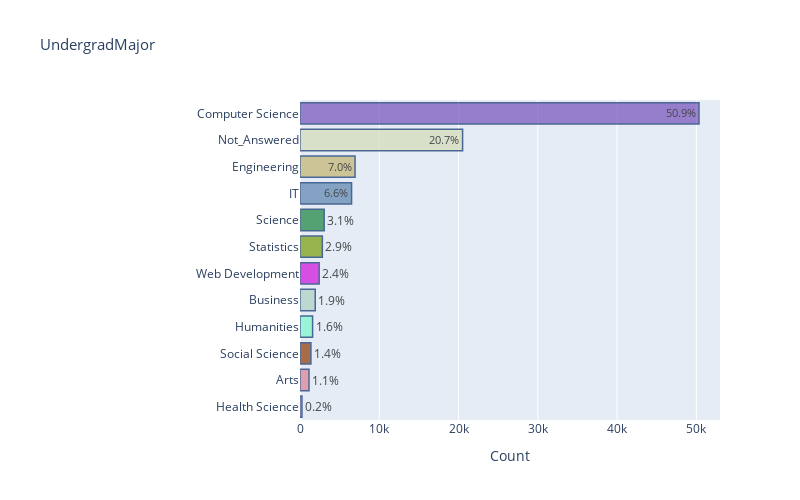

Notebook cell for this chart:
### Markdown cell above
<div class="alert alert-block alert-info">From the above graph, <b>44.2%</b> of the responders have a formal education in <b>Bachelor's</b> degree.</div>

### Code cell
bar_horizontal_plot(choice_type='single', question='UndergradMajor', width=800, height=500, left=300)

### Figure 1 — Plotly figure (JSON) as saved in the notebook; plotly's stock layout.template omitted (floating-point values rounded to 4 significant figures)
{"data": [{"marker": {"color": ["#ED84FF", "#DD7F90", "#8F3701", "#7BF8C9", "#ADCFC2", "#D10EDF", "#759C08", "#18833B", "#5C84AE", "#C2B370", "#D3DCB7", "#7750BD", "#E92D39", "#AB413D", "#37B721", "#046F71", "#3DE910", "#709C52", "#145C68", "#B316D9", "#9596D1", "#9FD64C", "#CAEB33", "#CDD00D", "#DB9795", "#8FE4E2", "#E36E26", "#77531B", "#FF1287", "#2652C6"], "line": {"color": "rgb(8,48,107)", "width": 1.5}}, "opacity": 0.7, "orientation": "h", "text": ["0.2%", "1.1%", "1.4%", "1.6%", "1.9%", "2.4%", "2.9%", "3.1%", "6.6%", "7.0%", "20.7%", "50.9%"], "textfont": {"color": "rgb(0, 0, 0)", "size": 12}, "textposition": "auto", "type": "bar", "x": [246, 1135, 1377, 1590, 1921, 2418, 2818, 3050, 6507, 6945, 20512, 50336], "y": ["Health Science", "Arts", "Social Science", "Humanities", "Business", "Web Development", "Statistics", "Science", "IT", "Engineering", "Not_Answered", "Computer Science"]}], "layout": {"height": 500, "margin": {"l": 300}, "title": {"font": {"size": 15}, "text": "UndergradMajor"}, "width": 800, "xaxis": {"tickfont": {"size": 12}, "title": {"text": "Count"}}, "yaxis": {"tickfont": {"size": 12}}}}
